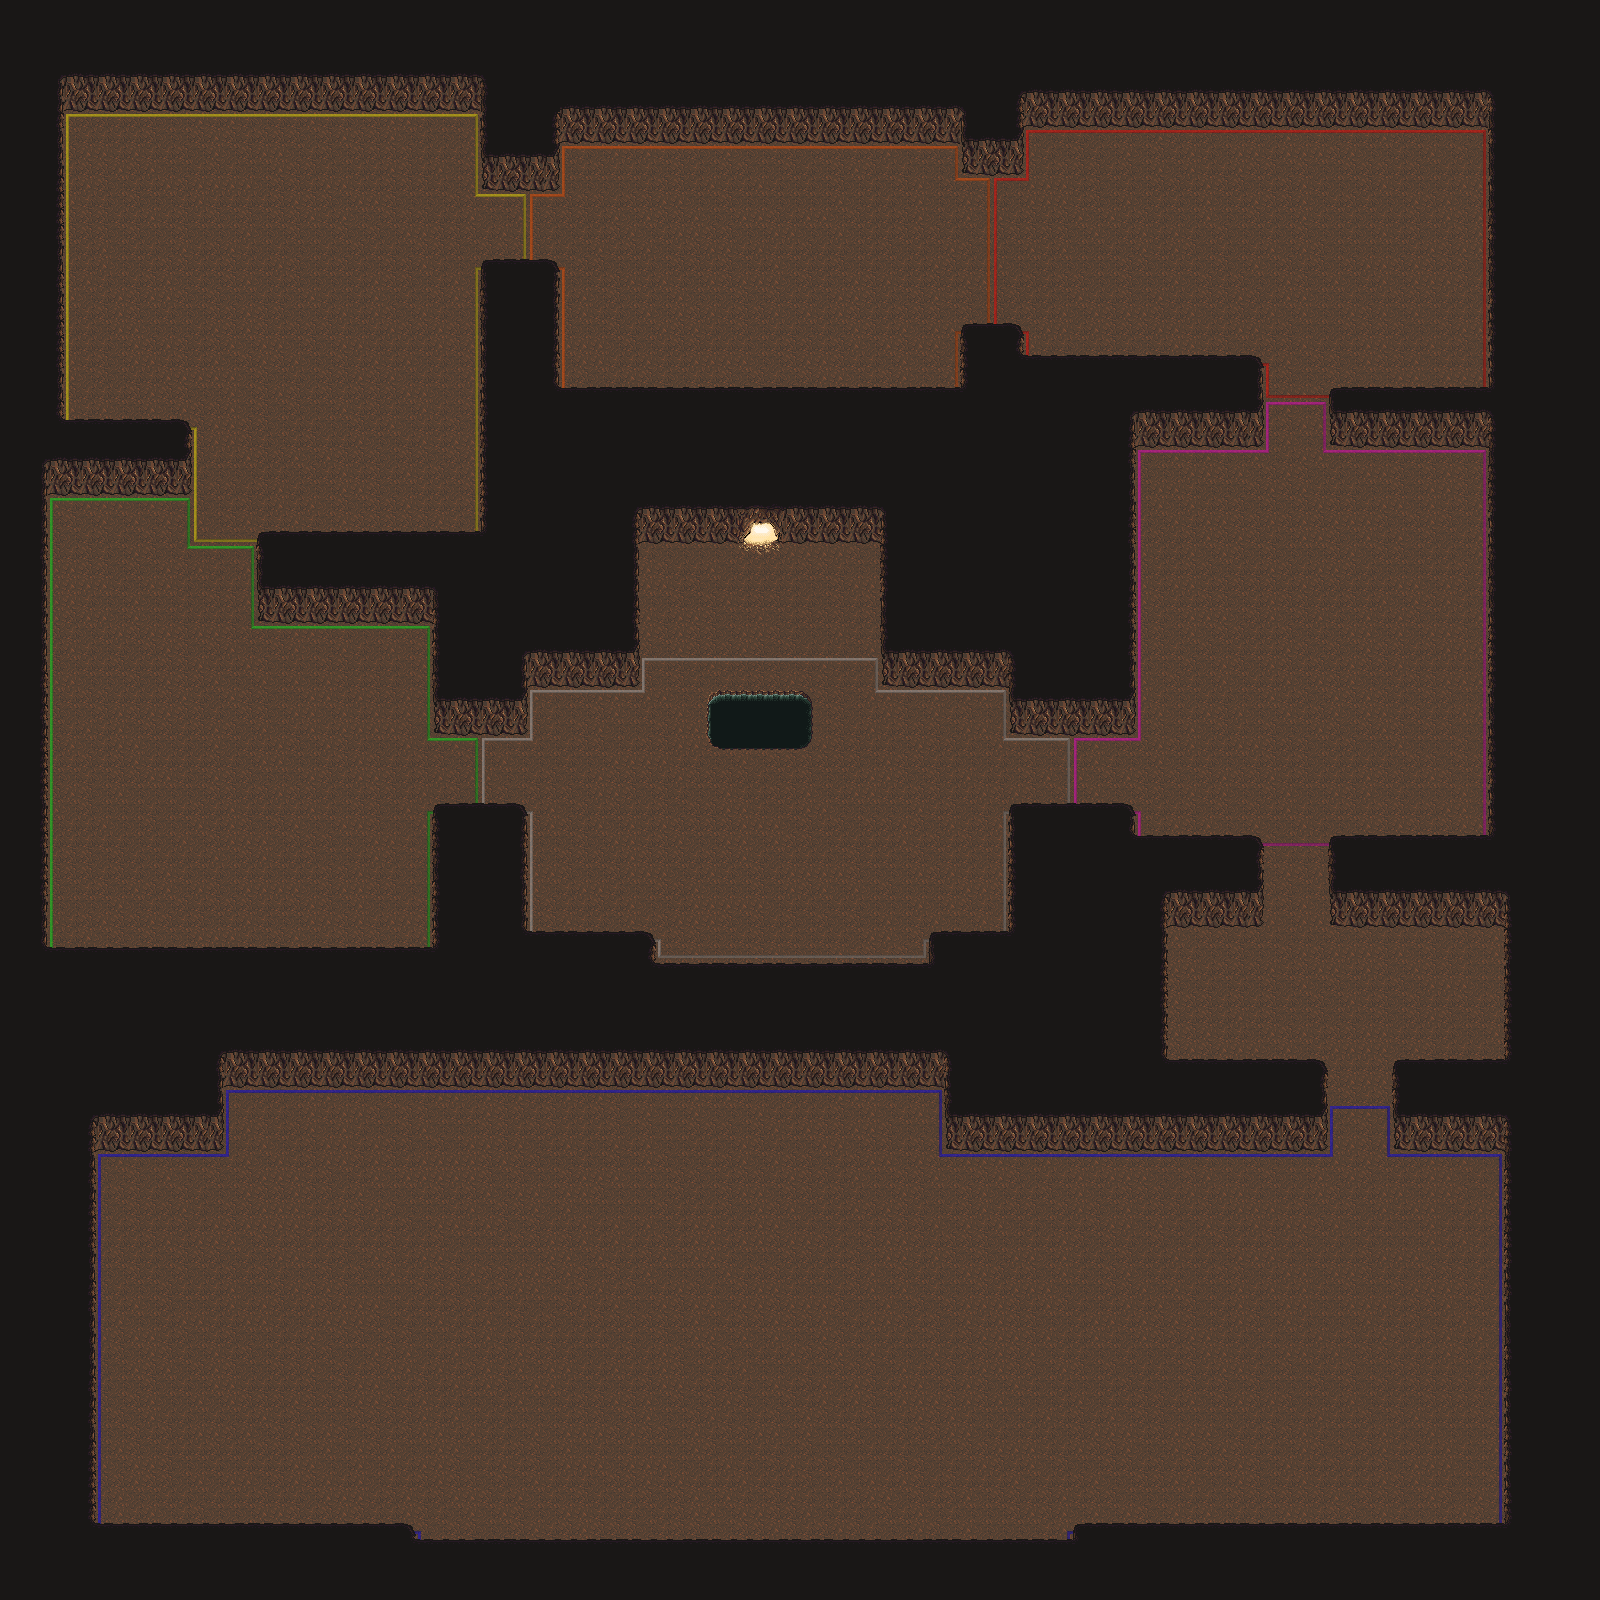

Rendered tile map (Tiled .tmx) drawn with the repository's tilesets; below, a short description and the map source with its tile grids summarised:
An orthogonal 100x100 tile map with 16x16 px tiles, 3 tile layers (floor, texte+zones outline, walls), 2 hidden layers not drawn, 4 tilesets.

<map version="1.9" tiledversion="1.9.2" orientation="orthogonal" renderorder="right-down" width="100" height="100" tilewidth="16" tileheight="16" infinite="0" backgroundcolor="#191716" nextlayerid="7" nextobjectid="1">
 <tileset firstgid="1" source="cave.tsx" />
 <tileset firstgid="271" source="objects.tsx" />
 <tileset firstgid="320" name="debug" tilewidth="16" tileheight="16" tilecount="32" columns="8">
  <image source="debug.png" width="128" height="64" />
 </tileset>
 <tileset firstgid="352" name="zonesOutlines" tilewidth="16" tileheight="16" tilecount="120" columns="12">
  <image source="zonesOutlines.png" width="192" height="160" />
 </tileset>
 <layer id="2" name="floor" width="100" height="100">
  <properties>
   <property name="collide" type="bool" value="false" />
  </properties>
  <data>[10000 cells, 9990 non-empty, 12 distinct tile ids]</data>
 </layer>
 <layer id="6" name="texte+zones outline" width="100" height="100">
  <properties>
   <property name="collide" type="bool" value="false" />
  </properties>
  <data>[10000 cells, 842 non-empty, 78 distinct tile ids]</data>
 </layer>
 <layer id="3" name="walls" width="100" height="100">
  <properties>
   <property name="collide" type="bool" value="false" />
  </properties>
  <data>[10000 cells, 4272 non-empty, 42 distinct tile ids]</data>
 </layer>
 <layer id="4" name="collisions" width="100" height="100" visible="0">
  <properties>
   <property name="collide" type="bool" value="true" />
  </properties>
  <data>[10000 cells, 4015 non-empty, 1 distinct tile ids]</data>
 </layer>
 <layer id="5" name="levels zones" width="100" height="100" visible="0" opacity="0.2">
  <properties>
   <property name="collide" type="bool" value="false" />
  </properties>
  <data>[10000 cells, 6181 non-empty, 7 distinct tile ids]</data>
 </layer>
</map>
